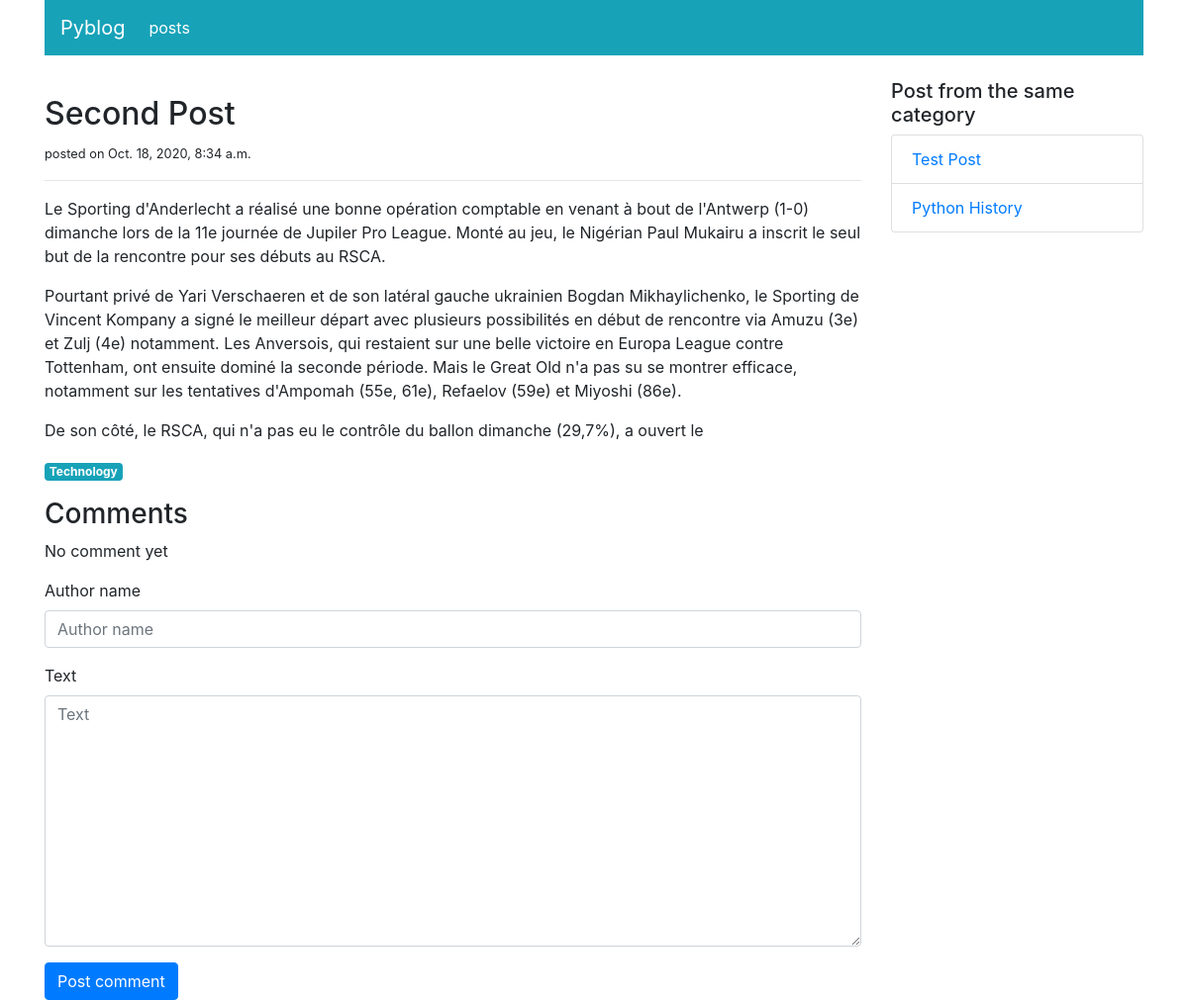
Screenshot of /blog/posts/detail/2 with the database file from the repository.
### blog/models.py (models this page shows, shortened)
class Post(models.Model):
    title = models.CharField(max_length=166)
    category = models.ForeignKey('PostCategory',
                                 null=True,
                                 blank=True,
                                 on_delete=models.DO_NOTHING)
    published = models.BooleanField(default=False)
    text = models.TextField(blank=True)
    created_at = models.DateTimeField(auto_now_add=True,null=True)

class PostCategory(models.Model):
    name = models.CharField(max_length=50)
    def slug(self):
        return slugify(self.name)

### blog/views.py (the view)
# urls.py: path('posts/detail/<int:post_id>', views.post_detail, name='post_detail'),
def post_detail(request, post_id):
    post = get_object_or_404(Post, pk=post_id)
    post_same_category = Post.objects.filter(published=True, category=post.category) \
        .exclude(pk=post.id)
    comments=post.comments.exclude(status=Comment.STATUS_HIDDEN).order_by('created_at')
    if request.method == 'POST':
        comment_form = CreateCommentForm(request.POST)
        if comment_form.is_valid():
            comment = comment_form.save(commit=False)
            comment.post = post
            comment_form.save()
    else:
        comment_form=CreateCommentForm()
    context = {
        'navigation_items': navigation.navigation_items(navigation.NAV_POSTS),
        'post': post,
        'post_same_category': post_same_category,
        'comments': comments,
        'comment_form': comment_form,
    }
    return render(request, 'blog/post_detail.html', context)

### blog/forms.py
class CreateCommentForm(forms.ModelForm):
    class Meta:
        model = Comment
        fields = ['author_name', 'text']

### blog/navigation.py (called while the page is built)
def navigation_items(selected_item):
    items = []
    for name, url in NAV_ITEMS:
        items.append({
            'name': name,
            'url': url,
            'active': True if selected_item == name else False
        })
    return items

### blog/templates/blog/post_detail.html (shortened to what this page needs)
{% extends 'base.html' %}
{% load static %}
{% load bootstrap4 %}
{% block content %}
<div class="col-sm-9">
    <div class="mt-3">
        <h2>{{ post.title }}</h2>
        <small>posted on {{ post.created_at }}</small>
        <hr>
        <p class="text-muted">
            {{ post.text|linebreaks|safe }}
        </p>
        <a href="{% url 'post_list' post.category.slug %}"
           class="badge badge-info">{{ post.category.name|capfirst }}</a>
    </div>
    <div class="mt-3">
        <h3>Comments</h3>
        <ul class="list-unstyled">
            {% for comment in comments %}
            <li class="media">
                <img class="mr-3" src="{% static 'img/user-placeholder.png' %}">
                <div class="media-body">
                    <h5 class="mt-0 mb-1">{{ comment.author.name }}</h5>
                    <p>
                        <small class="text-muted">{{ comment.created_at }}</small>
                    </p>
                    <p>
                        {% if comment.status == 'moderated' %}
                        <span class="font-weight-light font-italic text-muted">
                        [[Moderated comment: {{ comment.moderation_text }}]]
                    </span>
                        {% else %}
                        {{ comment.text }}
                        {% endif %}
                    </p>
                </div>
            </li>
            {% empty %}
            <li class="media">No comment yet</li>
            {% endfor %}
        </ul>
        <form action="{% url 'post_detail' post.pk %}" method="post" class="form">
            {% bootstrap_form comment_form %}
            {% buttons %}
            <button type="submit" class="btn btn-primary">Post comment</button>
            {% endbuttons %}
        </form>
    </div>
</div>
<div class="col-sm-3">
    <h5>Post from the same category</h5>
    <ul class="list-group">
        {% for post in post_same_category %}
        <li class="list-group-item">
            <a href="{% url 'post_detail' post.pk %}">
                {{ post.title|truncatewords:4 }}
            </a>
        </li>
        {% empty %}
        This is the only post for this category
        {% endfor %}
    </ul>
</div>
{% endblock content %}

### rows the page displays
Post: title "Second Post", created_at "Oct. 18, 2020, 8:34 a.m.", text "Le Sporting d'Anderlecht a réalisé une bonne opération comptable en venant à bout de l'Antwerp (1-0) dimanche lors de la 11e journée de Jupiler Pro League. Monté au jeu, le Nigérian Paul Mukairu a inscrit le seul but de la rencontre pour ses débuts au RSCA. Pourtant privé de Yari Verschaeren et de son latéral gauche ukrainien Bogdan Mikhaylichenko, le Sporting de Vincent Kompany a signé le meilleur départ avec plusieurs possibilités en début de rencontre via Amuzu (3e) et Zulj (4e) notamment. Les Anversois, qui restaient sur une belle victoire en Europa League contre Tottenham, ont ensuite dominé la seconde période. Mais le Great Old n'a pas su se montrer efficace, notamment sur les…", category.name "Technology"
Post: title "Test Post"
Post: title "Python History"

### other values shown
{{ item.name }} "posts"
